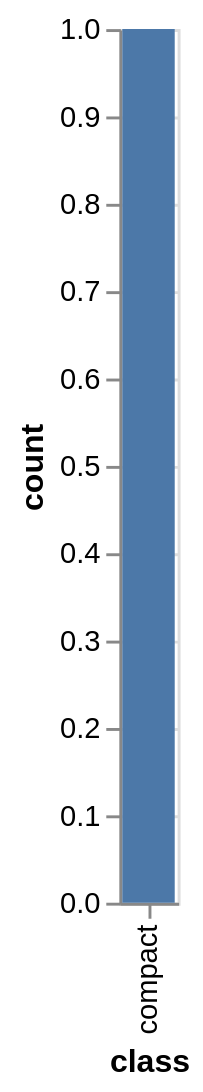

Express this chart as Vega-Lite.
### Vega-Lite specification from a JSON file in a GitHub repository (floating-point values rounded to 4 significant figures)
{"$schema": "https://vega.github.io/schema/vega-lite/v4.json", "datasets": {"data-00": [{"manufacturer": "audi", "model": "a4", "displ": 1.8, "year": 1999, "cyl": 4, "trans": "auto(l5)", "drv": "f", "cty": 18, "hwy": 29, "fl": "p", "class": "compact"}]}, "layer": [{"data": {"name": "data-00"}, "mark": {"type": "bar"}, "encoding": {"x": {"field": "class", "type": "nominal", "title": "class"}, "y": {"aggregate": "count", "stack": "zero", "type": "quantitative", "title": "count"}}}]}
